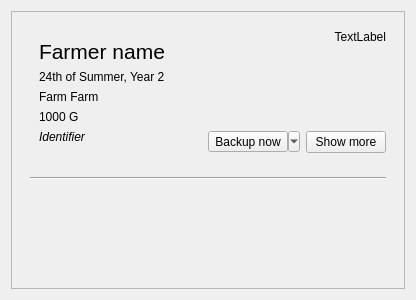
<?xml version="1.0" encoding="UTF-8"?>
<ui version="4.0">
 <class>SavegameManagerWidgetItem</class>
 <widget class="QWidget" name="SavegameManagerWidgetItem">
  <property name="geometry">
   <rect>
    <x>0</x>
    <y>0</y>
    <width>416</width>
    <height>300</height>
   </rect>
  </property>
  <property name="windowTitle">
   <string>Form</string>
  </property>
  <property name="locale">
   <locale language="English" country="UnitedStates"/>
  </property>
  <layout class="QGridLayout" name="gridLayout">
   <item row="0" column="0">
    <widget class="QFrame" name="frame">
     <property name="frameShape">
      <enum>QFrame::StyledPanel</enum>
     </property>
     <property name="frameShadow">
      <enum>QFrame::Raised</enum>
     </property>
     <layout class="QVBoxLayout" name="verticalLayout">
      <item>
       <widget class="QWidget" name="mainWidget" native="true">
        <layout class="QHBoxLayout" name="horizontalLayout_2">
         <item>
          <widget class="QWidget" name="widget" native="true">
           <property name="sizePolicy">
            <sizepolicy hsizetype="Expanding" vsizetype="Preferred">
             <horstretch>0</horstretch>
             <verstretch>0</verstretch>
            </sizepolicy>
           </property>
           <layout class="QVBoxLayout" name="verticalLayout_2">
            <item>
             <widget class="QLabel" name="lblFarmerName">
              <property name="font">
               <font>
                <pointsize>16</pointsize>
               </font>
              </property>
              <property name="text">
               <string>Farmer name</string>
              </property>
             </widget>
            </item>
            <item>
             <widget class="QLabel" name="lblIngameDate">
              <property name="text">
               <string>24th of Summer, Year 2</string>
              </property>
             </widget>
            </item>
            <item>
             <widget class="QLabel" name="lblFarmName">
              <property name="text">
               <string>Farm Farm</string>
              </property>
             </widget>
            </item>
            <item>
             <widget class="QLabel" name="lblMoney">
              <property name="text">
               <string>1000 G</string>
              </property>
             </widget>
            </item>
            <item>
             <spacer name="verticalSpacer">
              <property name="orientation">
               <enum>Qt::Vertical</enum>
              </property>
              <property name="sizeHint" stdset="0">
               <size>
                <width>20</width>
                <height>0</height>
               </size>
              </property>
             </spacer>
            </item>
            <item>
             <widget class="QLabel" name="lblId">
              <property name="font">
               <font>
                <italic>true</italic>
               </font>
              </property>
              <property name="text">
               <string>Identifier</string>
              </property>
             </widget>
            </item>
           </layout>
          </widget>
         </item>
         <item>
          <layout class="QVBoxLayout" name="verticalLayout_3">
           <item>
            <widget class="QLabel" name="lblBackupInfo">
             <property name="text">
              <string>TextLabel</string>
             </property>
             <property name="alignment">
              <set>Qt::AlignRight|Qt::AlignTrailing|Qt::AlignVCenter</set>
             </property>
            </widget>
           </item>
           <item>
            <spacer name="verticalSpacer_2">
             <property name="orientation">
              <enum>Qt::Vertical</enum>
             </property>
             <property name="sizeHint" stdset="0">
              <size>
               <width>20</width>
               <height>40</height>
              </size>
             </property>
            </spacer>
           </item>
           <item>
            <layout class="QHBoxLayout" name="horizontalLayout">
             <item>
              <widget class="QToolButton" name="btnBackup">
               <property name="text">
                <string>Backup now</string>
               </property>
               <property name="popupMode">
                <enum>QToolButton::MenuButtonPopup</enum>
               </property>
              </widget>
             </item>
             <item>
              <widget class="QPushButton" name="btnShowMore">
               <property name="text">
                <string>Show more</string>
               </property>
               <property name="checkable">
                <bool>true</bool>
               </property>
              </widget>
             </item>
            </layout>
           </item>
          </layout>
         </item>
        </layout>
       </widget>
      </item>
      <item>
       <widget class="QWidget" name="expandWidget" native="true">
        <property name="sizePolicy">
         <sizepolicy hsizetype="Preferred" vsizetype="Expanding">
          <horstretch>0</horstretch>
          <verstretch>0</verstretch>
         </sizepolicy>
        </property>
        <layout class="QVBoxLayout" name="verticalLayout_4">
         <item>
          <widget class="Line" name="line">
           <property name="orientation">
            <enum>Qt::Horizontal</enum>
           </property>
          </widget>
         </item>
         <item>
          <widget class="QWidget" name="backupItems" native="true">
           <layout class="QVBoxLayout" name="verticalLayout_5"/>
          </widget>
         </item>
        </layout>
       </widget>
      </item>
     </layout>
    </widget>
   </item>
  </layout>
  <action name="actionDelete">
   <property name="icon">
    <iconset theme="edit-delete">
     <normaloff>.</normaloff>.</iconset>
   </property>
   <property name="text">
    <string>Delete savegame and backups</string>
   </property>
  </action>
  <action name="actionCopyTo">
   <property name="icon">
    <iconset theme="edit-duplicate">
     <normaloff>.</normaloff>.</iconset>
   </property>
   <property name="text">
    <string>Copy to another profile</string>
   </property>
  </action>
  <action name="actionSingleOut">
   <property name="icon">
    <iconset theme="edit-copy">
     <normaloff>.</normaloff>.</iconset>
   </property>
   <property name="text">
    <string>Single out</string>
   </property>
  </action>
  <action name="actionDeleteMainSavegame">
   <property name="icon">
    <iconset theme="edit-delete">
     <normaloff>.</normaloff>.</iconset>
   </property>
   <property name="text">
    <string>Delete only savegame</string>
   </property>
  </action>
  <action name="actionPrune">
   <property name="icon">
    <iconset theme="edit-cut"/>
   </property>
   <property name="text">
    <string>Remove duplicate backups</string>
   </property>
  </action>
 </widget>
 <resources/>
 <connections/>
</ui>
